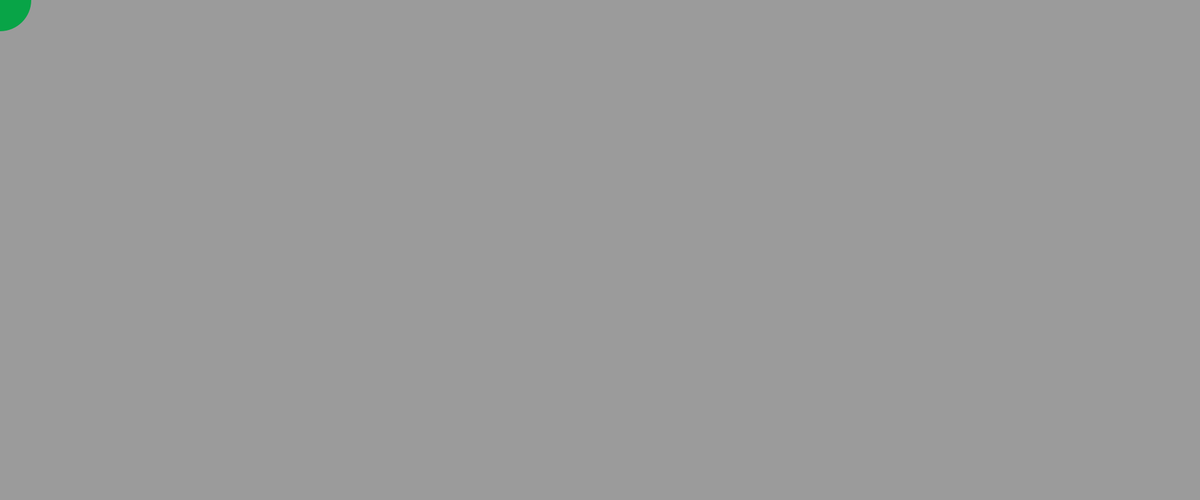
Frame 1 (no input)
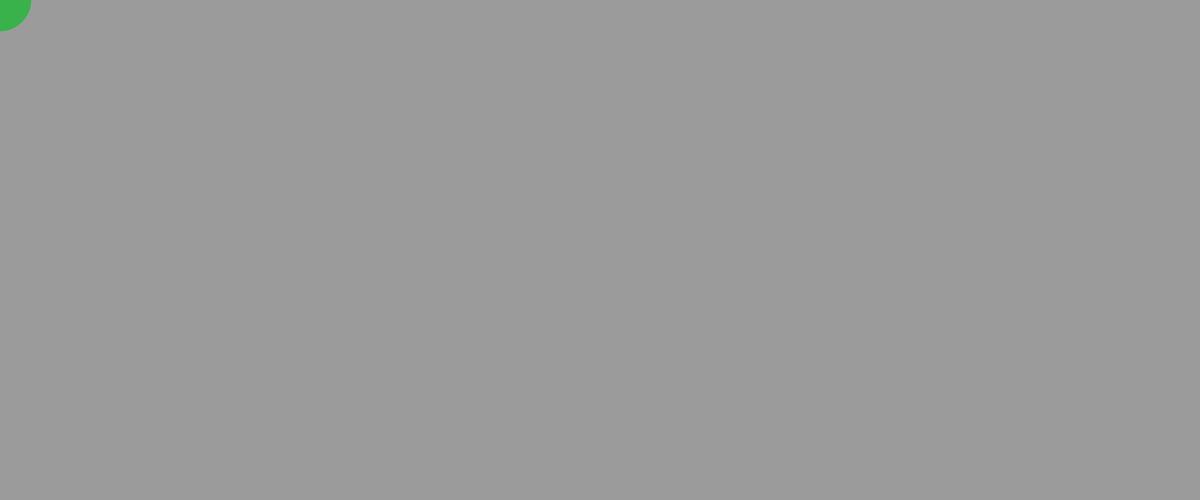
Frame 60 (the mouse pressed at the canvas centre just before this capture)
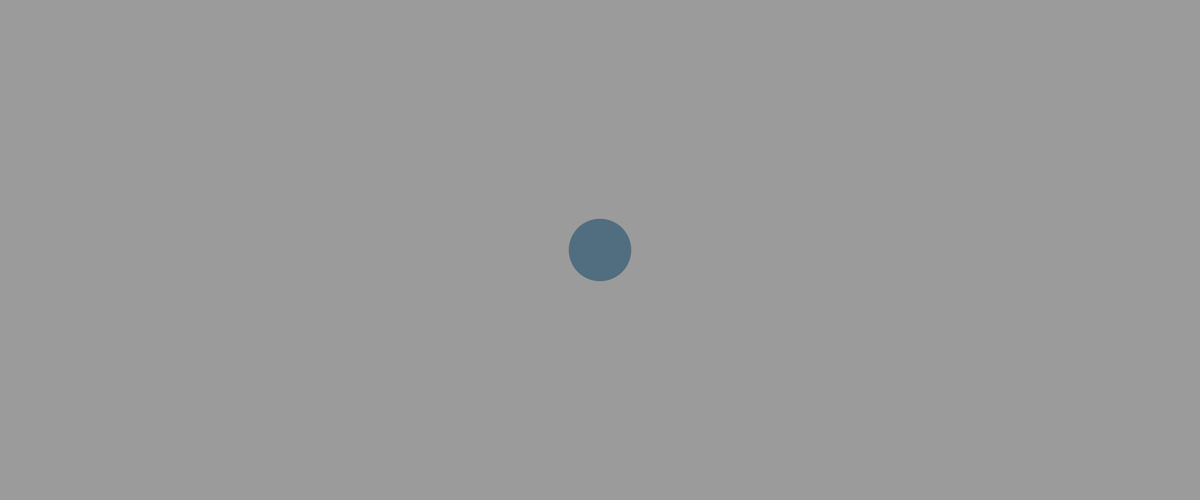
Frame 120 (the mouse held since frame 60 and released just before this capture)

The Processing sketch that drew these frames (run headless with seeded random() and noise(); from frame 60 on, the mouse is pressed at the canvas centre):

// Processing sketch: processing_181998
// ── processing_181998.pde

int centerX = 0, centerY = 0, offsetX = 0, offsetY = 0;
void setup() {
  
  size(1920,800);
  smooth();
    centerX = 0;
  centerY = 0;  
  fill(155);
}
void draw() {
  background(155);
    noStroke();
  

if (mousePressed == true) {
    centerX = mouseX;
    centerY = mouseY;
  }
  if(mouseY<=offsetY && offsetY<height*3){
    translate(centerX,centerY);
}
else
{
offsetY= mouseY;
}
  if (keyPressed == true){

if (key == '1'|| key == 'r'|| key == 'R') {
              background(255,0,0);
}
if (key == '2'|| key == 'g'|| key == 'G') {
              background(0,255,0);
}
if (key == '3'|| key == 'b'|| key == 'B') {
              background(0,0,255);
}
}
fill( 0, random(255), random(255), random(255)); 

ellipse(0,0,100,100);

  

}
/*
void mousePressed() {
  offsetX = mouseX-centerX;
  offsetY = mouseY-centerY;
}
*/
void keyPressed() {
}
